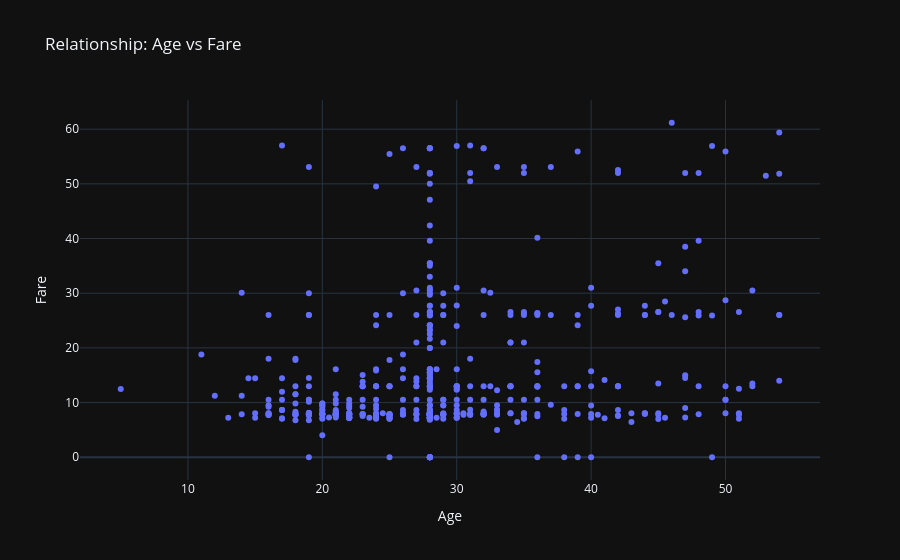
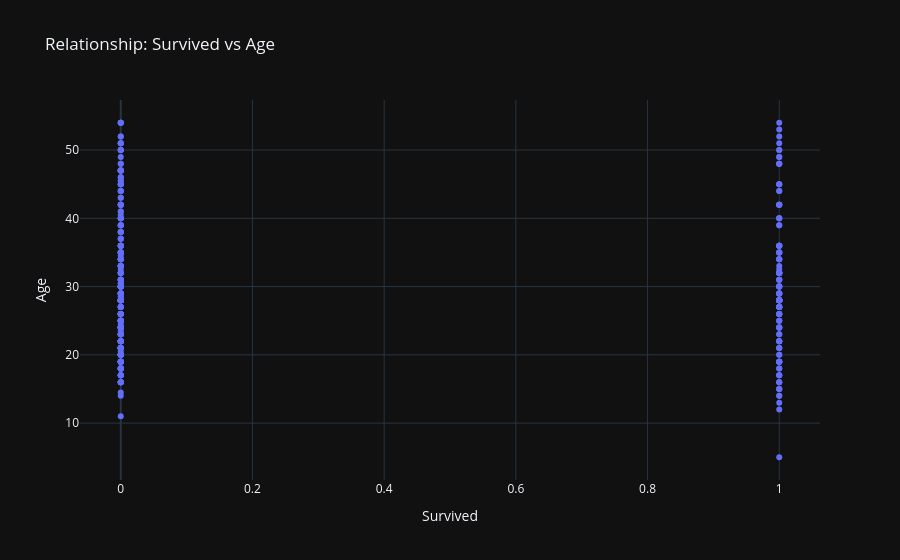
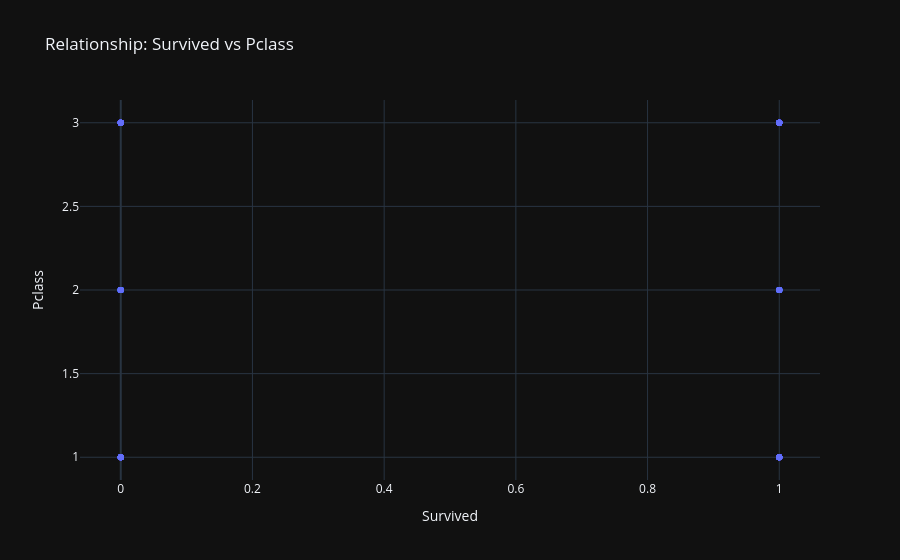

These figures' notebook cell, in order:
### Markdown cell above
## 8. 🧠 Intelligent Relationship Mapping
The library automatically routes to the best chart based on the columns' dtypes.

### Code cell
# 1. Numeric vs. Numeric -> Scatter with Trendline
dataset.plot_relationship('Age', 'Fare')

# 2. Categorical vs. Numeric -> Box Plot comparing medians
dataset.plot_relationship('Survived', 'Age')

# 3. Categorical vs. Categorical -> Grouped Bar Chart
dataset.plot_relationship('Survived', 'Pclass')

### Figure 1 — Plotly figure (JSON) as saved in the notebook; plotly's stock layout.template omitted (floating-point values rounded to 4 significant figures; data arrays with more than 128 entries replaced by an {"elided": "..."} marker saying what was removed)
{"data": [{"hovertemplate": "Age=%{x}<br>Fare=%{y}<extra></extra>", "legendgroup": "", "marker": {"color": "#636efa", "symbol": "circle"}, "mode": "markers", "name": "", "orientation": "v", "showlegend": false, "type": "scatter", "x": {"elided": "570 float values"}, "xaxis": "x", "y": {"elided": "570 float values"}, "yaxis": "y"}], "layout": {"legend": {"tracegroupgap": 0}, "title": {"text": "Relationship: Age vs Fare"}, "xaxis": {"anchor": "y", "domain": [0, 1], "title": {"text": "Age"}}, "yaxis": {"anchor": "x", "domain": [0, 1], "title": {"text": "Fare"}}}}

### Figure 2 — Plotly figure (JSON) as saved in the notebook; plotly's stock layout.template omitted (floating-point values rounded to 4 significant figures; data arrays with more than 128 entries replaced by an {"elided": "..."} marker saying what was removed)
{"data": [{"hovertemplate": "Survived=%{x}<br>Age=%{y}<extra></extra>", "legendgroup": "", "marker": {"color": "#636efa", "symbol": "circle"}, "mode": "markers", "name": "", "orientation": "v", "showlegend": false, "type": "scatter", "x": {"elided": "570 int values"}, "xaxis": "x", "y": {"elided": "570 float values"}, "yaxis": "y"}], "layout": {"legend": {"tracegroupgap": 0}, "title": {"text": "Relationship: Survived vs Age"}, "xaxis": {"anchor": "y", "domain": [0, 1], "title": {"text": "Survived"}}, "yaxis": {"anchor": "x", "domain": [0, 1], "title": {"text": "Age"}}}}

### Figure 3 — Plotly figure (JSON) as saved in the notebook; plotly's stock layout.template omitted (floating-point values rounded to 4 significant figures; data arrays with more than 128 entries replaced by an {"elided": "..."} marker saying what was removed)
{"data": [{"hovertemplate": "Survived=%{x}<br>Pclass=%{y}<extra></extra>", "legendgroup": "", "marker": {"color": "#636efa", "symbol": "circle"}, "mode": "markers", "name": "", "orientation": "v", "showlegend": false, "type": "scatter", "x": {"elided": "570 int values"}, "xaxis": "x", "y": {"elided": "570 int values"}, "yaxis": "y"}], "layout": {"legend": {"tracegroupgap": 0}, "title": {"text": "Relationship: Survived vs Pclass"}, "xaxis": {"anchor": "y", "domain": [0, 1], "title": {"text": "Survived"}}, "yaxis": {"anchor": "x", "domain": [0, 1], "title": {"text": "Pclass"}}}}
